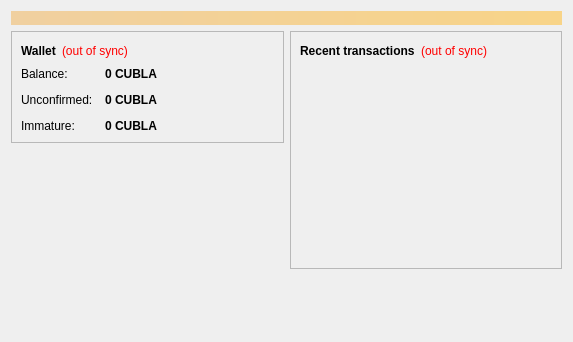
<?xml version="1.0" encoding="UTF-8"?>
<ui version="4.0">
 <class>OverviewPage</class>
 <widget class="QWidget" name="OverviewPage">
  <property name="geometry">
   <rect>
    <x>0</x>
    <y>0</y>
    <width>573</width>
    <height>342</height>
   </rect>
  </property>
  <property name="windowTitle">
   <string>Form</string>
  </property>
  <layout class="QVBoxLayout" name="topLayout">
   <item>
    <widget class="QLabel" name="labelAlerts">
     <property name="visible">
      <bool>false</bool>
     </property>
     <property name="styleSheet">
      <string notr="true">background-color: qlineargradient(x1: 0, y1: 0, x2: 1, y2: 0, stop:0 #F0D0A0, stop:1 #F8D488); color:#000000;</string>
     </property>
     <property name="wordWrap">
      <bool>true</bool>
     </property>
     <property name="margin">
      <number>3</number>
     </property>
    </widget>
   </item>
   <item>
    <layout class="QHBoxLayout" name="horizontalLayout" stretch="1,1">
     <item>
      <layout class="QVBoxLayout" name="verticalLayout_2">
       <item>
        <widget class="QFrame" name="frame">
         <property name="frameShape">
          <enum>QFrame::StyledPanel</enum>
         </property>
         <property name="frameShadow">
          <enum>QFrame::Raised</enum>
         </property>
         <layout class="QVBoxLayout" name="verticalLayout_4">
          <item>
           <layout class="QHBoxLayout" name="horizontalLayout_4">
            <item>
             <widget class="QLabel" name="label_5">
              <property name="font">
               <font>
                <weight>75</weight>
                <bold>true</bold>
               </font>
              </property>
              <property name="text">
               <string>Wallet</string>
              </property>
             </widget>
            </item>
            <item>
             <widget class="QLabel" name="labelWalletStatus">
              <property name="toolTip">
               <string>The displayed information may be out of date. Your wallet automatically synchronizes with the lacubanada network after a connection is established, but this process has not completed yet.</string>
              </property>
              <property name="styleSheet">
               <string notr="true">QLabel { color: red; }</string>
              </property>
              <property name="text">
               <string notr="true">(out of sync)</string>
              </property>
              <property name="alignment">
               <set>Qt::AlignLeading|Qt::AlignLeft|Qt::AlignVCenter</set>
              </property>
             </widget>
            </item>
            <item>
             <spacer name="horizontalSpacer_2">
              <property name="orientation">
               <enum>Qt::Horizontal</enum>
              </property>
              <property name="sizeHint" stdset="0">
               <size>
                <width>40</width>
                <height>20</height>
               </size>
              </property>
             </spacer>
            </item>
           </layout>
          </item>
          <item>
           <layout class="QFormLayout" name="formLayout_2">
            <property name="fieldGrowthPolicy">
             <enum>QFormLayout::AllNonFixedFieldsGrow</enum>
            </property>
            <property name="horizontalSpacing">
             <number>12</number>
            </property>
            <property name="verticalSpacing">
             <number>12</number>
            </property>
            <item row="0" column="0">
             <widget class="QLabel" name="label">
              <property name="text">
               <string>Balance:</string>
              </property>
             </widget>
            </item>
            <item row="0" column="1">
             <widget class="QLabel" name="labelBalance">
              <property name="font">
               <font>
                <weight>75</weight>
                <bold>true</bold>
               </font>
              </property>
              <property name="cursor">
               <cursorShape>IBeamCursor</cursorShape>
              </property>
              <property name="toolTip">
               <string>Your current balance</string>
              </property>
              <property name="text">
               <string notr="true">0 CUBLA</string>
              </property>
              <property name="textInteractionFlags">
               <set>Qt::LinksAccessibleByMouse|Qt::TextSelectableByKeyboard|Qt::TextSelectableByMouse</set>
              </property>
             </widget>
            </item>
            <item row="1" column="0">
             <widget class="QLabel" name="label_3">
              <property name="text">
               <string>Unconfirmed:</string>
              </property>
             </widget>
            </item>
            <item row="1" column="1">
             <widget class="QLabel" name="labelUnconfirmed">
              <property name="font">
               <font>
                <weight>75</weight>
                <bold>true</bold>
               </font>
              </property>
              <property name="cursor">
               <cursorShape>IBeamCursor</cursorShape>
              </property>
              <property name="toolTip">
               <string>Total of transactions that have yet to be confirmed, and do not yet count toward the current balance</string>
              </property>
              <property name="text">
               <string notr="true">0 CUBLA</string>
              </property>
              <property name="textInteractionFlags">
               <set>Qt::LinksAccessibleByMouse|Qt::TextSelectableByKeyboard|Qt::TextSelectableByMouse</set>
              </property>
             </widget>
            </item>
            <item row="2" column="0">
             <widget class="QLabel" name="labelImmatureText">
              <property name="text">
               <string>Immature:</string>
              </property>
             </widget>
            </item>
            <item row="2" column="1">
             <widget class="QLabel" name="labelImmature">
              <property name="font">
               <font>
                <weight>75</weight>
                <bold>true</bold>
               </font>
              </property>
              <property name="toolTip">
               <string>Mined balance that has not yet matured</string>
              </property>
              <property name="text">
               <string notr="true">0 CUBLA</string>
              </property>
              <property name="textInteractionFlags">
               <set>Qt::LinksAccessibleByMouse|Qt::TextSelectableByKeyboard|Qt::TextSelectableByMouse</set>
              </property>
             </widget>
            </item>
           </layout>
          </item>
         </layout>
        </widget>
       </item>
       <item>
        <spacer name="verticalSpacer">
         <property name="orientation">
          <enum>Qt::Vertical</enum>
         </property>
         <property name="sizeHint" stdset="0">
          <size>
           <width>20</width>
           <height>40</height>
          </size>
         </property>
        </spacer>
       </item>
      </layout>
     </item>
     <item>
      <layout class="QVBoxLayout" name="verticalLayout_3">
       <item>
        <widget class="QFrame" name="frame_2">
         <property name="frameShape">
          <enum>QFrame::StyledPanel</enum>
         </property>
         <property name="frameShadow">
          <enum>QFrame::Raised</enum>
         </property>
         <layout class="QVBoxLayout" name="verticalLayout">
          <item>
           <layout class="QHBoxLayout" name="horizontalLayout_2">
            <item>
             <widget class="QLabel" name="label_4">
              <property name="text">
               <string>&lt;b&gt;Recent transactions&lt;/b&gt;</string>
              </property>
             </widget>
            </item>
            <item>
             <widget class="QLabel" name="labelTransactionsStatus">
              <property name="toolTip">
               <string>The displayed information may be out of date. Your wallet automatically synchronizes with the lacubanada network after a connection is established, but this process has not completed yet.</string>
              </property>
              <property name="styleSheet">
               <string notr="true">QLabel { color: red; }</string>
              </property>
              <property name="text">
               <string notr="true">(out of sync)</string>
              </property>
              <property name="alignment">
               <set>Qt::AlignRight|Qt::AlignTrailing|Qt::AlignVCenter</set>
              </property>
             </widget>
            </item>
            <item>
             <spacer name="horizontalSpacer">
              <property name="orientation">
               <enum>Qt::Horizontal</enum>
              </property>
              <property name="sizeHint" stdset="0">
               <size>
                <width>40</width>
                <height>20</height>
               </size>
              </property>
             </spacer>
            </item>
           </layout>
          </item>
          <item>
           <widget class="QListView" name="listTransactions">
            <property name="styleSheet">
             <string notr="true">QListView { background: transparent; }</string>
            </property>
            <property name="frameShape">
             <enum>QFrame::NoFrame</enum>
            </property>
            <property name="verticalScrollBarPolicy">
             <enum>Qt::ScrollBarAlwaysOff</enum>
            </property>
            <property name="horizontalScrollBarPolicy">
             <enum>Qt::ScrollBarAlwaysOff</enum>
            </property>
            <property name="selectionMode">
             <enum>QAbstractItemView::NoSelection</enum>
            </property>
           </widget>
          </item>
         </layout>
        </widget>
       </item>
       <item>
        <spacer name="verticalSpacer_2">
         <property name="orientation">
          <enum>Qt::Vertical</enum>
         </property>
         <property name="sizeHint" stdset="0">
          <size>
           <width>20</width>
           <height>40</height>
          </size>
         </property>
        </spacer>
       </item>
      </layout>
     </item>
    </layout>
   </item>
  </layout>
 </widget>
 <resources/>
 <connections/>
</ui>
